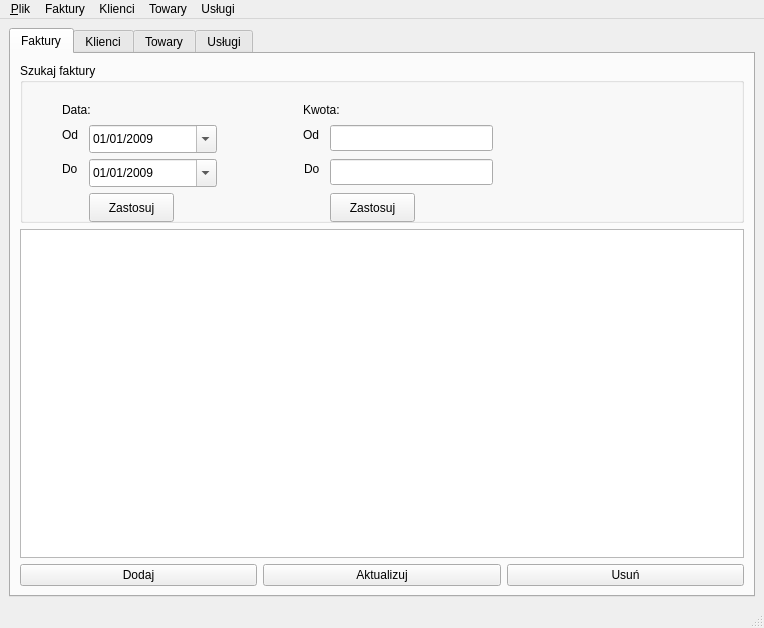
<?xml version="1.0" encoding="UTF-8"?>
<ui version="4.0">
 <class>MainWindow</class>
 <widget class="QMainWindow" name="MainWindow">
  <property name="geometry">
   <rect>
    <x>0</x>
    <y>0</y>
    <width>764</width>
    <height>628</height>
   </rect>
  </property>
  <property name="windowTitle">
   <string>MainWindow</string>
  </property>
  <widget class="QWidget" name="centralwidget">
   <layout class="QGridLayout" name="gridLayout_2">
    <item row="0" column="0">
     <widget class="QTabWidget" name="tabWidget">
      <property name="currentIndex">
       <number>0</number>
      </property>
      <widget class="QWidget" name="Faktury">
       <attribute name="title">
        <string>Faktury</string>
       </attribute>
       <layout class="QGridLayout" name="gridLayout">
        <item row="0" column="0" colspan="3">
         <widget class="QGroupBox" name="groupBox">
          <property name="minimumSize">
           <size>
            <width>0</width>
            <height>160</height>
           </size>
          </property>
          <property name="baseSize">
           <size>
            <width>0</width>
            <height>0</height>
           </size>
          </property>
          <property name="title">
           <string>Szukaj faktury</string>
          </property>
          <widget class="QLabel" name="data_lab">
           <property name="geometry">
            <rect>
             <x>42</x>
             <y>37</y>
             <width>42</width>
             <height>19</height>
            </rect>
           </property>
           <property name="text">
            <string>Data:</string>
           </property>
          </widget>
          <widget class="QLabel" name="data_od_lab">
           <property name="geometry">
            <rect>
             <x>42</x>
             <y>62</y>
             <width>21</width>
             <height>19</height>
            </rect>
           </property>
           <property name="text">
            <string>Od</string>
           </property>
          </widget>
          <widget class="QLabel" name="data_do_lab">
           <property name="geometry">
            <rect>
             <x>42</x>
             <y>96</y>
             <width>21</width>
             <height>19</height>
            </rect>
           </property>
           <property name="text">
            <string>Do</string>
           </property>
          </widget>
          <widget class="QDateEdit" name="data_od">
           <property name="geometry">
            <rect>
             <x>69</x>
             <y>62</y>
             <width>128</width>
             <height>28</height>
            </rect>
           </property>
           <property name="dateTime">
            <datetime>
             <hour>0</hour>
             <minute>0</minute>
             <second>0</second>
             <year>2009</year>
             <month>1</month>
             <day>1</day>
            </datetime>
           </property>
           <property name="displayFormat">
            <string>dd/MM/yyyy</string>
           </property>
           <property name="calendarPopup">
            <bool>true</bool>
           </property>
           <property name="timeSpec">
            <enum>Qt::LocalTime</enum>
           </property>
           <property name="date">
            <date>
             <year>2009</year>
             <month>1</month>
             <day>1</day>
            </date>
           </property>
          </widget>
          <widget class="QDateEdit" name="data_do">
           <property name="geometry">
            <rect>
             <x>69</x>
             <y>96</y>
             <width>128</width>
             <height>28</height>
            </rect>
           </property>
           <property name="dateTime">
            <datetime>
             <hour>0</hour>
             <minute>0</minute>
             <second>0</second>
             <year>2009</year>
             <month>1</month>
             <day>1</day>
            </datetime>
           </property>
           <property name="displayFormat">
            <string>dd/MM/yyyy</string>
           </property>
           <property name="calendarPopup">
            <bool>true</bool>
           </property>
           <property name="timeSpec">
            <enum>Qt::LocalTime</enum>
           </property>
           <property name="date">
            <date>
             <year>2009</year>
             <month>1</month>
             <day>1</day>
            </date>
           </property>
          </widget>
          <widget class="QLabel" name="kwota_lab">
           <property name="geometry">
            <rect>
             <x>283</x>
             <y>37</y>
             <width>52</width>
             <height>19</height>
            </rect>
           </property>
           <property name="text">
            <string>Kwota:</string>
           </property>
          </widget>
          <widget class="QLabel" name="kwota_do_lab">
           <property name="geometry">
            <rect>
             <x>284</x>
             <y>96</y>
             <width>20</width>
             <height>20</height>
            </rect>
           </property>
           <property name="text">
            <string>Do</string>
           </property>
          </widget>
          <widget class="QLabel" name="kwota_od_lab">
           <property name="geometry">
            <rect>
             <x>283</x>
             <y>62</y>
             <width>21</width>
             <height>19</height>
            </rect>
           </property>
           <property name="text">
            <string>Od</string>
           </property>
          </widget>
          <widget class="QLineEdit" name="kwota_od">
           <property name="geometry">
            <rect>
             <x>310</x>
             <y>62</y>
             <width>163</width>
             <height>26</height>
            </rect>
           </property>
          </widget>
          <widget class="QLineEdit" name="kwota_do">
           <property name="geometry">
            <rect>
             <x>310</x>
             <y>96</y>
             <width>163</width>
             <height>26</height>
            </rect>
           </property>
          </widget>
          <widget class="QPushButton" name="data_zastosuj">
           <property name="geometry">
            <rect>
             <x>69</x>
             <y>130</y>
             <width>85</width>
             <height>29</height>
            </rect>
           </property>
           <property name="text">
            <string>Zastosuj</string>
           </property>
          </widget>
          <widget class="QPushButton" name="kwota_zastosuj">
           <property name="geometry">
            <rect>
             <x>310</x>
             <y>130</y>
             <width>85</width>
             <height>29</height>
            </rect>
           </property>
           <property name="text">
            <string>Zastosuj</string>
           </property>
          </widget>
         </widget>
        </item>
        <item row="1" column="0" colspan="3">
         <widget class="QTableView" name="faktury_tab_view"/>
        </item>
        <item row="2" column="0">
         <widget class="QPushButton" name="dodaj_fakture_btn">
          <property name="text">
           <string>Dodaj</string>
          </property>
         </widget>
        </item>
        <item row="2" column="1">
         <widget class="QPushButton" name="aktualizuj_fakture_btn">
          <property name="text">
           <string>Aktualizuj</string>
          </property>
         </widget>
        </item>
        <item row="2" column="2">
         <widget class="QPushButton" name="usun_fakture_btn">
          <property name="text">
           <string>Usuń</string>
          </property>
         </widget>
        </item>
       </layout>
      </widget>
      <widget class="QWidget" name="Klienci">
       <attribute name="title">
        <string>Klienci</string>
       </attribute>
       <layout class="QGridLayout" name="gridLayout_3">
        <item row="0" column="0" colspan="3">
         <widget class="QTableView" name="klienci_tab_view"/>
        </item>
        <item row="1" column="0">
         <widget class="QPushButton" name="dodaj_klienta_btn">
          <property name="text">
           <string>Dodaj</string>
          </property>
         </widget>
        </item>
        <item row="1" column="1">
         <widget class="QPushButton" name="aktualizuj_klienta_btn">
          <property name="text">
           <string>Aktualizuj</string>
          </property>
         </widget>
        </item>
        <item row="1" column="2">
         <widget class="QPushButton" name="usun_klienta_btn">
          <property name="text">
           <string>Usuń</string>
          </property>
         </widget>
        </item>
       </layout>
      </widget>
      <widget class="QWidget" name="Towary">
       <attribute name="title">
        <string>Towary</string>
       </attribute>
       <layout class="QGridLayout" name="gridLayout_4">
        <item row="0" column="0" colspan="3">
         <widget class="QTableView" name="towary_tab_view"/>
        </item>
        <item row="1" column="0">
         <widget class="QPushButton" name="dodaj_towar_btn">
          <property name="text">
           <string>Dodaj</string>
          </property>
         </widget>
        </item>
        <item row="1" column="1">
         <widget class="QPushButton" name="aktualizuj_towar_btn">
          <property name="text">
           <string>Aktualizuj</string>
          </property>
         </widget>
        </item>
        <item row="1" column="2">
         <widget class="QPushButton" name="usun_towar_btn">
          <property name="text">
           <string>Usuń</string>
          </property>
         </widget>
        </item>
       </layout>
      </widget>
      <widget class="QWidget" name="Uslugi">
       <attribute name="title">
        <string>Usługi</string>
       </attribute>
       <layout class="QGridLayout" name="gridLayout_5">
        <item row="0" column="0" colspan="3">
         <widget class="QTableView" name="uslugi_tab_view"/>
        </item>
        <item row="1" column="0">
         <widget class="QPushButton" name="dodaj_usluge_btn">
          <property name="text">
           <string>Dodaj</string>
          </property>
         </widget>
        </item>
        <item row="1" column="1">
         <widget class="QPushButton" name="aktualizuj_usluge_btn">
          <property name="text">
           <string>Aktualizuj</string>
          </property>
         </widget>
        </item>
        <item row="1" column="2">
         <widget class="QPushButton" name="usun_usluge_btn">
          <property name="text">
           <string>Usuń</string>
          </property>
         </widget>
        </item>
       </layout>
      </widget>
     </widget>
    </item>
   </layout>
  </widget>
  <widget class="QMenuBar" name="menubar">
   <property name="geometry">
    <rect>
     <x>0</x>
     <y>0</y>
     <width>764</width>
     <height>28</height>
    </rect>
   </property>
   <widget class="QMenu" name="menu_Plik">
    <property name="title">
     <string>&amp;Plik</string>
    </property>
    <addaction name="action_Dane_firmy"/>
    <addaction name="action_Koniec"/>
   </widget>
   <widget class="QMenu" name="menuFaktury">
    <property name="title">
     <string>Faktury</string>
    </property>
    <addaction name="actionDodaj_faktur"/>
    <addaction name="actionUsu_faktur"/>
    <addaction name="actionAktualizuj_faktur"/>
   </widget>
   <widget class="QMenu" name="menuKlienci">
    <property name="title">
     <string>Klienci</string>
    </property>
    <addaction name="actionDodaj_klienta"/>
    <addaction name="actionUsu_klienta"/>
    <addaction name="actionAktualizuj_klienta"/>
   </widget>
   <widget class="QMenu" name="menuTowary">
    <property name="title">
     <string>Towary</string>
    </property>
    <addaction name="actionDodaj_towar"/>
    <addaction name="actionUsu_towar"/>
    <addaction name="actionAktualizuj_towar"/>
   </widget>
   <widget class="QMenu" name="menuUslugi">
    <property name="title">
     <string>Usługi</string>
    </property>
    <addaction name="actionDodaj_usluge"/>
    <addaction name="actionUsu_usluge"/>
    <addaction name="actionAktualizuj_usluge"/>
   </widget>
   <addaction name="menu_Plik"/>
   <addaction name="menuFaktury"/>
   <addaction name="menuKlienci"/>
   <addaction name="menuTowary"/>
   <addaction name="menuUslugi"/>
  </widget>
  <widget class="QStatusBar" name="statusbar"/>
  <action name="action_Koniec">
   <property name="text">
    <string>&amp;Koniec</string>
   </property>
  </action>
  <action name="action_Dane_firmy">
   <property name="text">
    <string>&amp;Dane firmy</string>
   </property>
  </action>
  <action name="actionDodaj_faktur">
   <property name="text">
    <string>Dodaj fakturę</string>
   </property>
  </action>
  <action name="actionUsu_faktur">
   <property name="text">
    <string>Usuń fakturę</string>
   </property>
  </action>
  <action name="actionAktualizuj_faktur">
   <property name="text">
    <string>Aktualizuj fakturę</string>
   </property>
  </action>
  <action name="actionDodaj_klienta">
   <property name="text">
    <string>Dodaj klienta</string>
   </property>
  </action>
  <action name="actionUsu_klienta">
   <property name="text">
    <string>Usuń klienta</string>
   </property>
  </action>
  <action name="actionAktualizuj_klienta">
   <property name="text">
    <string>Aktualizuj klienta</string>
   </property>
  </action>
  <action name="actionDodaj_towar">
   <property name="text">
    <string>Dodaj towar</string>
   </property>
  </action>
  <action name="actionUsu_towar">
   <property name="text">
    <string>Usuń towar</string>
   </property>
  </action>
  <action name="actionAktualizuj_towar">
   <property name="text">
    <string>Aktualizuj towar</string>
   </property>
  </action>
  <action name="actionDodaj_usluge">
   <property name="text">
    <string>Dodaj usługę</string>
   </property>
  </action>
  <action name="actionUsu_usluge">
   <property name="text">
    <string>Usuń usługę</string>
   </property>
  </action>
  <action name="actionAktualizuj_usluge">
   <property name="text">
    <string>Aktualizuj usługę</string>
   </property>
  </action>
 </widget>
 <resources/>
 <connections/>
</ui>
